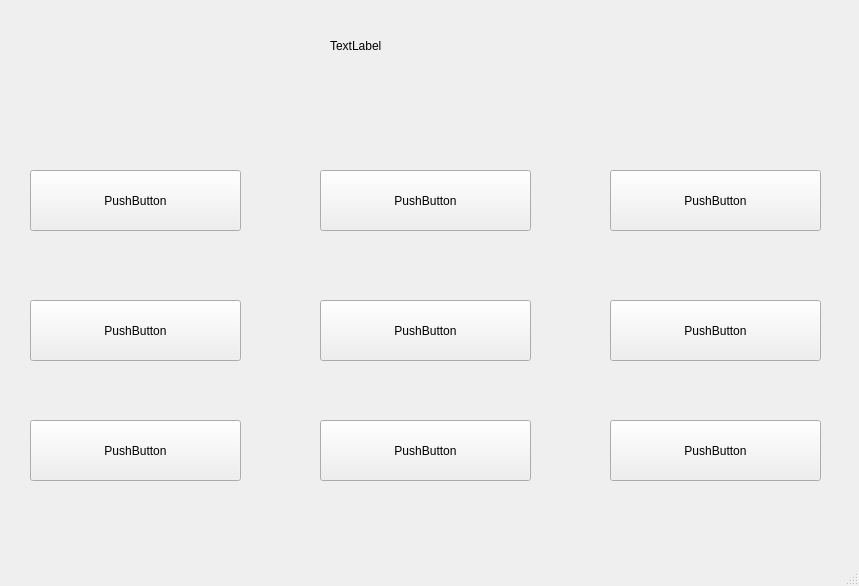
<?xml version="1.0" encoding="UTF-8"?>
<ui version="4.0">
 <class>MainWindow</class>
 <widget class="QMainWindow" name="MainWindow">
  <property name="geometry">
   <rect>
    <x>0</x>
    <y>0</y>
    <width>859</width>
    <height>586</height>
   </rect>
  </property>
  <property name="windowTitle">
   <string>MainWindow</string>
  </property>
  <widget class="QWidget" name="centralwidget">
   <widget class="QPushButton" name="pushButton">
    <property name="geometry">
     <rect>
      <x>30</x>
      <y>420</y>
      <width>211</width>
      <height>61</height>
     </rect>
    </property>
    <property name="text">
     <string>PushButton</string>
    </property>
   </widget>
   <widget class="QPushButton" name="pushButton_4">
    <property name="geometry">
     <rect>
      <x>610</x>
      <y>420</y>
      <width>211</width>
      <height>61</height>
     </rect>
    </property>
    <property name="text">
     <string>PushButton</string>
    </property>
   </widget>
   <widget class="QPushButton" name="pushButton_5">
    <property name="geometry">
     <rect>
      <x>320</x>
      <y>420</y>
      <width>211</width>
      <height>61</height>
     </rect>
    </property>
    <property name="text">
     <string>PushButton</string>
    </property>
   </widget>
   <widget class="QPushButton" name="pushButton_6">
    <property name="geometry">
     <rect>
      <x>610</x>
      <y>300</y>
      <width>211</width>
      <height>61</height>
     </rect>
    </property>
    <property name="text">
     <string>PushButton</string>
    </property>
   </widget>
   <widget class="QPushButton" name="pushButton_7">
    <property name="geometry">
     <rect>
      <x>320</x>
      <y>300</y>
      <width>211</width>
      <height>61</height>
     </rect>
    </property>
    <property name="text">
     <string>PushButton</string>
    </property>
   </widget>
   <widget class="QPushButton" name="pushButton_2">
    <property name="geometry">
     <rect>
      <x>30</x>
      <y>300</y>
      <width>211</width>
      <height>61</height>
     </rect>
    </property>
    <property name="text">
     <string>PushButton</string>
    </property>
   </widget>
   <widget class="QPushButton" name="pushButton_8">
    <property name="geometry">
     <rect>
      <x>610</x>
      <y>170</y>
      <width>211</width>
      <height>61</height>
     </rect>
    </property>
    <property name="text">
     <string>PushButton</string>
    </property>
   </widget>
   <widget class="QPushButton" name="pushButton_9">
    <property name="geometry">
     <rect>
      <x>320</x>
      <y>170</y>
      <width>211</width>
      <height>61</height>
     </rect>
    </property>
    <property name="text">
     <string>PushButton</string>
    </property>
   </widget>
   <widget class="QPushButton" name="pushButton_3">
    <property name="geometry">
     <rect>
      <x>30</x>
      <y>170</y>
      <width>211</width>
      <height>61</height>
     </rect>
    </property>
    <property name="text">
     <string>PushButton</string>
    </property>
   </widget>
   <widget class="QLabel" name="label">
    <property name="geometry">
     <rect>
      <x>330</x>
      <y>20</y>
      <width>161</width>
      <height>51</height>
     </rect>
    </property>
    <property name="text">
     <string>TextLabel</string>
    </property>
   </widget>
  </widget>
  <widget class="QMenuBar" name="menubar">
   <property name="geometry">
    <rect>
     <x>0</x>
     <y>0</y>
     <width>859</width>
     <height>25</height>
    </rect>
   </property>
  </widget>
  <widget class="QStatusBar" name="statusbar"/>
 </widget>
 <resources/>
 <connections/>
</ui>
